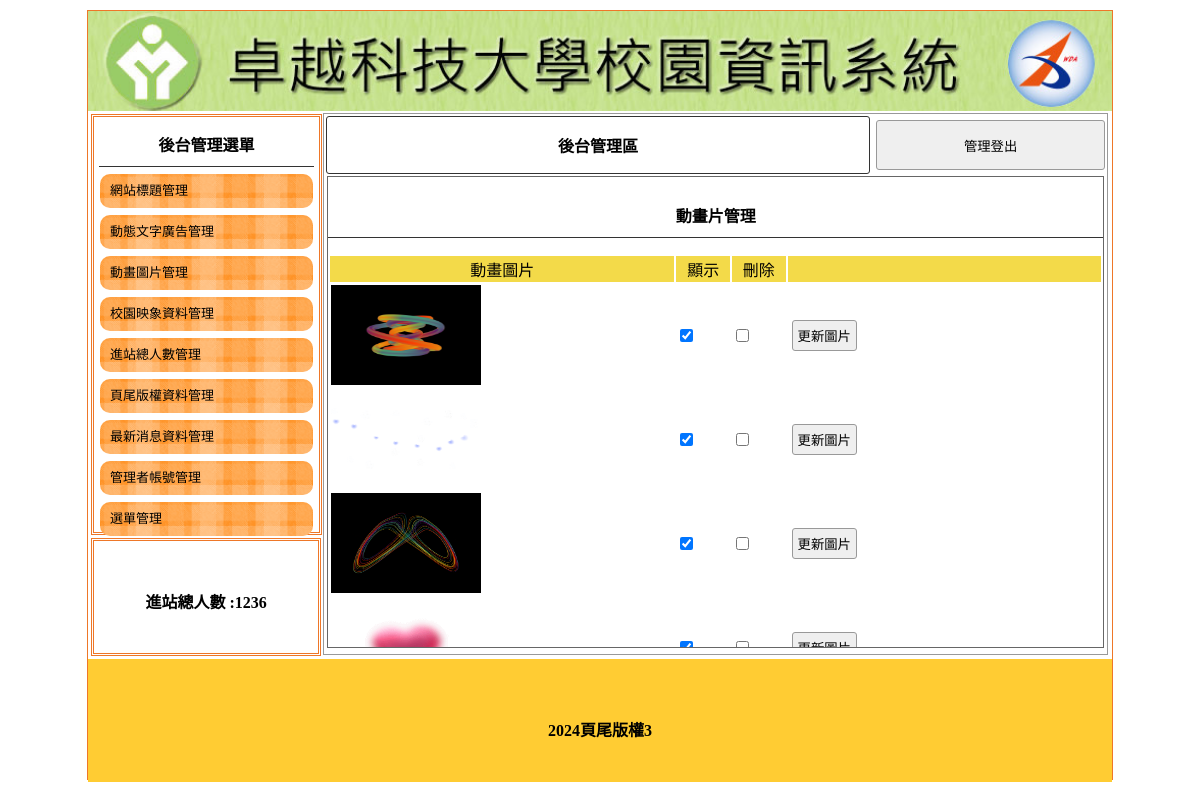
The page /back.php?do=mvim on the database its author committed.
### tables this page shows
CREATE TABLE `titles` (
  `id` int(10) UNSIGNED NOT NULL,
  `img` text NOT NULL,
  `text` text NOT NULL,
  `sh` int(1) NOT NULL DEFAULT 0
);

CREATE TABLE `total` (
  `id` int(10) UNSIGNED NOT NULL,
  `total` int(5) NOT NULL
);

CREATE TABLE `mvim` (
  `id` int(10) UNSIGNED NOT NULL,
  `img` text NOT NULL,
  `sh` int(1) NOT NULL DEFAULT 1
);

CREATE TABLE `bottom` (
  `id` int(10) UNSIGNED NOT NULL,
  `bottom` text NOT NULL
);

### api/db.php (called while the page is built, shortened)
<?php
class DB
{
    protected $dsn = "mysql:host=localhost;charset=utf8;dbname=c1-02";
    protected $pdo;
    protected $table;
    public function __construct($table)
    {
        $this->table = $table;
        $this->pdo = new PDO($this->dsn, 'root', '');
    }
    private function a2s($array)
    {
        foreach ($array as $col => $value) {
            $tmp[] = "`$col`='$value'";
        }
        return $tmp;
    }
    function find($id)
    {
        $sql = "select * from `$this->table` where ";
        if (is_array($id)) {
            $tmp = $this->a2s($id);
            $sql .= join(" && ", $tmp);
        } elseif (is_numeric($id)) {
            $sql .= "`id`='$id'";
        } else {
            echo "x type";
        }
        return $this->pdo->query($sql)->fetch(PDO::FETCH_ASSOC);
    }
    private function sql_all($sql, $array, $other)
    {
        if (isset($this->table) && !empty($this->table)) {
            if (is_array($array)) {
                if (!empty($array)) {
                    $tmp = $this->a2s($array);
                    $sql .= " where " . join(" && ", $tmp);
                }
            } else {
                $sql .= " $array ";
            }
            return $sql .= $other;
        } else {
            echo "x table";
        }
    }
    function all($where = '', $other = '')
    {
        $sql = "select * from `$this->table` ";
        $sql = $this->sql_all($sql, $where, $other);
        return $this->pdo->query($sql)->fetchAll(PDO::FETCH_ASSOC);
    }
}
$Title=new DB('titles');
$Total=new DB('total');
$Bottom=new DB('bottom');
if(isset($_GET['do'])){
    if(isset(${ucfirst($_GET['do'])})){
        $DB=${ucfirst($_GET['do'])};
    }
}else{
    $DB=$Title;
}

### back/mvim.php (the view, shortened to what this page needs)
<div style="width:99%; height:87%; margin:auto; overflow:auto; border:#666 1px solid;">
	<p class="t cent botli">動畫片管理</p>
	<form method="post" action="./api/edit.php">
		<table width="100%">
			<tr class="yel">
				<td width="45%">動畫圖片</td>
				<td width="7%">顯示</td>
				<td width="7%">刪除</td>
				<td></td>
			</tr>
			<?php
			$rows = $DB->all();
			foreach ($rows as $row) {
			?>
				<tr>
					<td><img src="./img/<?= $row['img']; ?>" style="width:150px;height:100px"></td>
					<td><input type="checkbox" name="sh[]" value="<?= $row['id']; ?>" <?= ($row['sh'] == 1) ? 'checked' : ''; ?>></td>
					<td>
						<input type="checkbox" name="del[]" value="<?= $row['id']; ?>">
					</td>
					<td><input type="button" value="更新圖片" onclick="op('#cover','#cvr','./model/upload.php?table=<?= $do; ?>&id=<?= $row['id']; ?>')"></td>
				</tr>
			<?php
			}
			?>
		</table>
	</form>
</div>

### back.php (shortened to what this page needs)
<?php include_once "./api/db.php"; ?>
<!DOCTYPE html PUBLIC "-//W3C//DTD XHTML 1.0 Transitional//EN" "http://www.w3.org/TR/xhtml1/DTD/xhtml1-transitional.dtd">
<html xmlns="http://www.w3.org/1999/xhtml">
<head>
	<link href="./css/css.css" rel="stylesheet" type="text/css">
</head>
<body>
	<div id="main">
		<a title="" href="./index.php">
			<div class="ti" style="background:url('./img/<?=$Title->find(['sh'=>1])['img'];?>'); background-size:cover;"></div>
		</a>
		<div id="ms">
			<div id="lf" style="float:left;">
				<div id="menuput" class="dbor">
					<span class="t botli">後台管理選單</span>
					<a style="color:#000; font-size:13px; text-decoration:none;" href="?do=title">
						<div class="mainmu">
							網站標題管理 </div>
					</a>
					<a style="color:#000; font-size:13px; text-decoration:none;" href="?do=ad">
						<div class="mainmu">
							動態文字廣告管理 </div>
					</a>
					<a style="color:#000; font-size:13px; text-decoration:none;" href="?do=mvim">
						<div class="mainmu">
							動畫圖片管理 </div>
					</a>
					<a style="color:#000; font-size:13px; text-decoration:none;" href="?do=image">
						<div class="mainmu">
							校園映象資料管理 </div>
					</a>
					<a style="color:#000; font-size:13px; text-decoration:none;" href="?do=total">
						<div class="mainmu">
							進站總人數管理 </div>
					</a>
					<a style="color:#000; font-size:13px; text-decoration:none;" href="?do=bottom">
						<div class="mainmu">
							頁尾版權資料管理 </div>
					</a>
					<a style="color:#000; font-size:13px; text-decoration:none;" href="?do=news">
						<div class="mainmu">
							最新消息資料管理 </div>
					</a>
					<a style="color:#000; font-size:13px; text-decoration:none;" href="?do=admin">
						<div class="mainmu">
							管理者帳號管理 </div>
					</a>
					<a style="color:#000; font-size:13px; text-decoration:none;" href="?do=menu">
						<div class="mainmu">
							選單管理 </div>
					</a>
				</div>
				<div class="dbor" style="margin:3px; width:95%; height:20%; line-height:100px;">
					<span class="t">進站總人數 :<?= $Total->find(1)['total']; ?></span>
				</div>
			</div>
			<div class="di" style="height:540px; border:#999 1px solid; width:76.5%; margin:2px 0px 0px 0px; float:left; position:relative; left:20px;">
				<table width="100%">
					<tbody>
						<tr>
							<td style="width:70%;font-weight:800; border:#333 1px solid; border-radius:3px;" class="cent"><a href="?do=admin" style="color:#000; text-decoration:none;">後台管理區</a>
							</td>
							<td><button onclick="location.href='./api/logout.php'" style="width:99%; margin-right:2px; height:50px;">管理登出</button></td>
						</tr>
					</tbody>
				</table>
				<?php
				$do = $_GET['do'] ?? 'title';
				$file = "./back/{$do}.php";
				if (file_exists($file)) {
					include $file;
				} else {
					include_once "./back/title.php";
				}
				?>
			</div>
		</div>
		<div style="width:1024px; left:0px; position:relative; background:#FC3; margin-top:4px; height:123px; display:block;">
			<span class="t" style="line-height:123px;"><?= $Bottom->find(1)['bottom']; ?></span>
		</div>
	</div>
</body>
</html>

### css/css.css (style rules this page uses)
body { padding:0px; margin:0px; }
#main { width:1024px; height:768px; margin:10px auto 10px auto; border:#EE7728 1px solid; position:relative; }
.ti { width:100%; height:100px; position:relative; background-size:cover; background-repeat:no-repeat; }
.dbor { border:#EE7728 double 3px; margin:1px; padding:2px 10px 2px 10px; }
.t { font-weight:800; display:block; text-align:center; padding:10px 1px 10px 1px; }
.botli { border-bottom:#333 1px solid; }
.mainmu { position:relative; border-radius:10px; background:url(../icon/menu.fw.png) center no-repeat; background-size:cover; line-height:30px; padding:2px 10px 2px 10px; margin:7px 1px 7px 1px; height: 30px; }
#lf { height:540px; width:21%; display:inline-block; }
#menuput { width:100%; height:75%; position:relative; padding:5px; display:block; margin: 3px; }
.di { display:inline-block; }
.cent { text-align:center; }
input,button { border:#999 1px solid; border-radius:3px; background:#EFEFEF; padding:5px; margin:3px; }
.yel td { background:#F3DA49; text-align:center; }

### rows shown on the page
titles: img (picture)
total: total "1236"
mvim: img (picture), sh "☑"
mvim: img (picture), sh "☑"
mvim: img (picture), sh "☑"
mvim: img (picture), sh "☑"
bottom: bottom "2024頁尾版權3"
